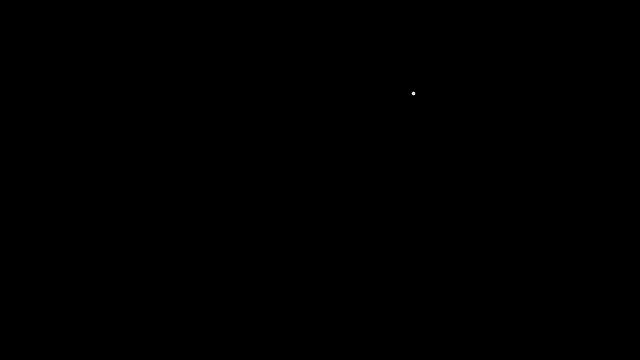
Frame 1 (no input)
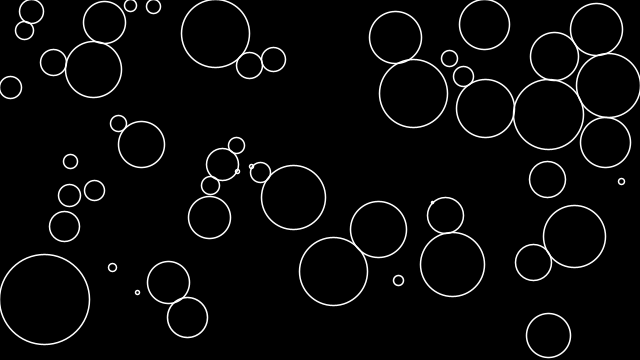
Frame 60 (the mouse pressed at the canvas centre just before this capture)
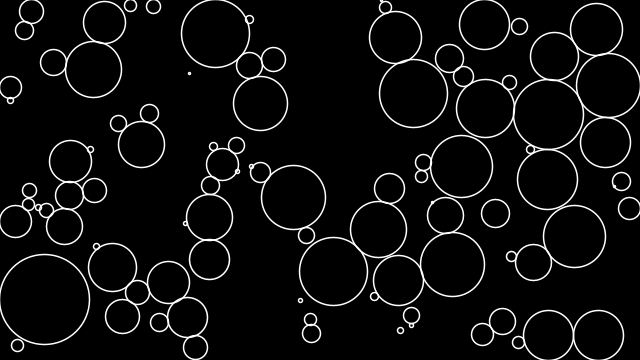
Frame 120 (the mouse held since frame 60 and released just before this capture)

The Processing sketch that drew these frames (run headless with seeded random() and noise(); from frame 60 on, the mouse is pressed at the canvas centre):

// Processing sketch: Practice_8_Circle_Packing
// ── Practice_8_Circle_Packing.pde
ArrayList<Circle> circles;

void setup() {
  size(640, 360);
  circles = new ArrayList<Circle>();
  //circles.add(new Circle(200, 200));
}
void draw() {
  background(0);

  Circle newC = newCircle();

  if (newC != null) {
    circles.add(newC);
  }


  for (Circle c : circles) {
    if (c.growing) {
      if (c.edges()) {
        c.growing = false;
      } else {
        for (Circle other : circles) {
          if (c != other) {
            float d = dist(c.x, c.y, other.x, other.y);
            if (d<c.r + other.r) {
              c.growing = false;
              break;
            }
          }
        }
      }
    }
    c.show();
    c.grow();
  }
}

Circle newCircle() {
  float x = random(width);
  float y = random(height);
  boolean valid = true;
  for (Circle c : circles) {
    float d  = dist(x, y, c.x, c.y);
    if ( d<c.r) {
      valid = false;
      break;
    }
  }
  if (valid) {
    return new Circle (x, y);
  } else {
    return null;
  }
}
// ── class_circle.pde
class Circle {
  float x;
  float y;
  float r;
  
  boolean growing = true;

  Circle (float x_, float y_) {
    x=x_;
    y=y_;
    r=1;
  }
  
  void grow() {
    if (growing) {
      r = r + 1;
    }
  }
  
  boolean edges() {
    return (x+r > width || x-r < 0 || y+r > height || y-r<0);
  }
  
  void show () {
    stroke(255);
    strokeWeight(1.5);
    noFill();
    ellipse (x, y, r*2, r*2);
  }
}
